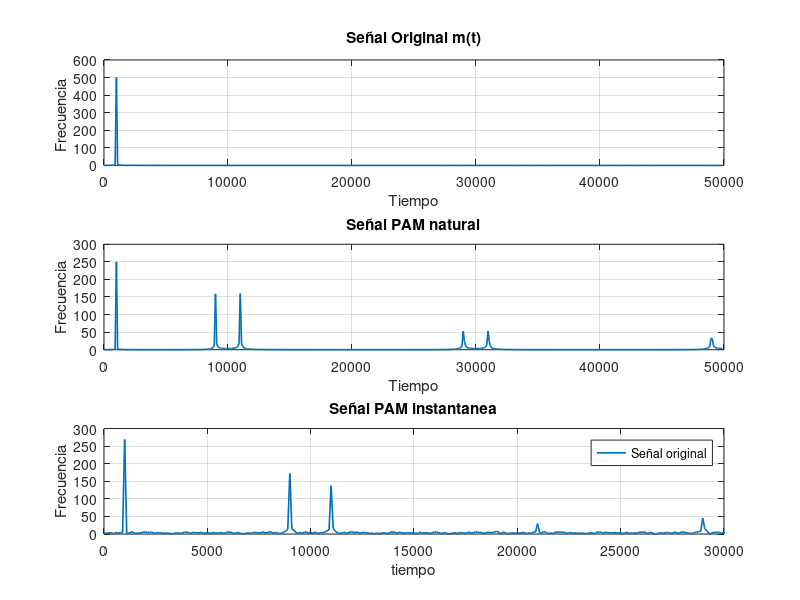

Here is the MATLAB script that generated this plot:
% Primera parte, osea punto 1 de la actividad previa

% primero definimos las variables solicitadas: 
  % - Frecuencia de 1000Hz
  % - La señal se llamara m(t)
  % - Amplitud A = 1
  % - La señal es sinusoidal

fc = 1000; % frecuencia 
Ms = 1/100000; % muestras cada 10 microsegundos
t = 0:Ms:0.01; % vector de tiempo
A = 1;

m = A*sin(2*pi*fc*t); % señal original

Fs = 10000;
Ts = 1/Fs;

d = 0.5; % ciclo de trabajo
tau = d*Ts;

% Tren de pulsos
p = (square(2*pi*Fs*t, 100*d) + 1)/2;

% PAM natural
pam_natural = p .* m;

% PAM instantanea

pam_instantaneo = zeros(1, length(t));
% Buscamos los momentos donde el pulso sube
for i = 1:length(t)
    % Determinamos en qué periodo de muestreo estamos
    n = floor(t(i) / Ts);

    
    % Calculamos el tiempo exacto del inicio de ese pulso
    t_muestreo = n * Ts;
    
    % Si el tiempo actual cae dentro de la duración del pulso (tau)
    if mod(t(i), Ts) <= (d * Ts)
        % Tomamos el valor de m(t) SOLO al inicio del pulso
        pam_instantaneo(i) = A * sin(2*pi*fc*t_muestreo);
    else
        pam_instantaneo(i) = 0;
    end
end
%Hata aca era lo de la actividad previa ya hecho 

% FOURIER.............................


Y_m = fft(m); %transformada de Fourier de la señal ORIGINAL 
Y_nat = fft(pam_natural); %Transformada de la PAM natural
Y_inst = fft(pam_instantaneo);%Transformada de la PAM instantanea

fs_fft = 1/Ms; % frecuencia de muestreo usada en la simulacion
f = (0:length(Y_m)-1)*fs_fft/length(Y_m); %Construye el eje de frecuencias para la transformada de Fourier

% Solo frecuencias positivas
mitad = 1:floor(length(Y_m)/2);

f_pos = f(mitad);
Ym_pos = abs(Y_m(mitad));
Ynat_pos = abs(Y_nat(mitad));
Yinst_pos = abs(Y_inst(mitad));



%%%%%%%%%%%%%%%%%%%%%%%%%%%%%%%%%%%%%%%%%%%%%%%%%%%%%%%%%%%%%%%%%%%%%%%

subplot(3,1,1)
plot(f_pos, Ym_pos, 'LineWidth', 1.2); hold on;
xlabel('Tiempo')
ylabel('Frecuencia ')
title('Señal Original m(t)')
grid on

subplot(3,1,2)
plot(f_pos, Ynat_pos, 'LineWidth', 1.2);
xlabel('Tiempo')
ylabel('Frecuencia')
title('Señal PAM natural')
grid on

subplot(3,1,3)
plot(f_pos, Yinst_pos, 'LineWidth', 1.2);
xlabel('tiempo')
ylabel('Frecuencia')
title('Señal PAM instantanea')
grid on

legend('Señal original', 'PAM natural', 'PAM instantánea');
xlim([0 30000]);
